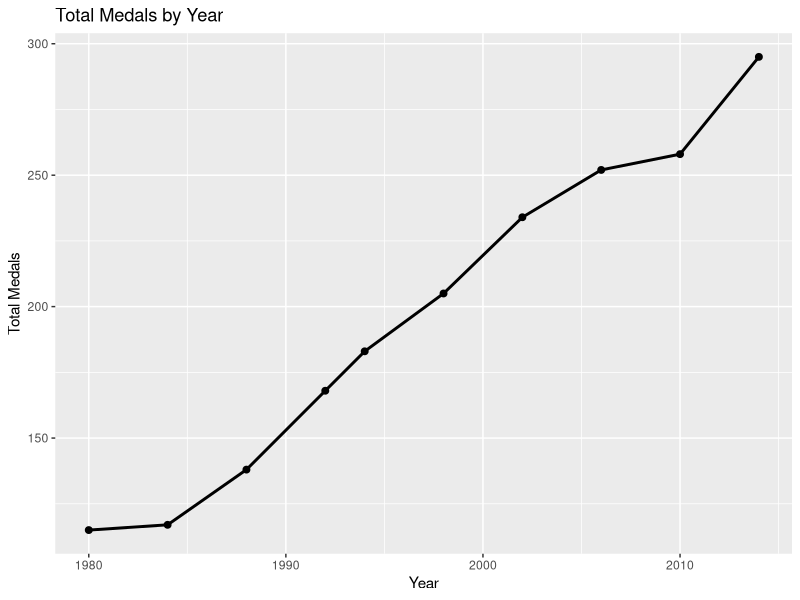

The R source for this figure:
#main
library(readr)
library(dplyr)
library(ggplot2)
olympics <- read.csv("Olympics.csv")
#sum of gold,silver,brozn,and add in olympic.csv.
olympics <- olympics %>%
  mutate(total.medals = gold + silver + bronze)

head(olympics)
#Each country gold medals win.
gold_by_country <- olympics%>%
  group_by(country)%>%
  summarise(total_glad = sum(gold,na.rm = TRUE))

head(gold_by_country)
#Each years total medals.
medals_by_year <- olympics %>%
  group_by(year) %>%
  summarise(total_medals = sum(gold + silver + bronze, na.rm = TRUE))

head(medals_by_year)
#visualization
ggplot(medals_by_year, aes(x = year, y = total_medals)) +
  geom_line(color = "black", size = 1) +
  geom_point(size = 2) +
  labs(title = "Total Medals by Year",
       x = "Year", 
       y = "Total Medals")
